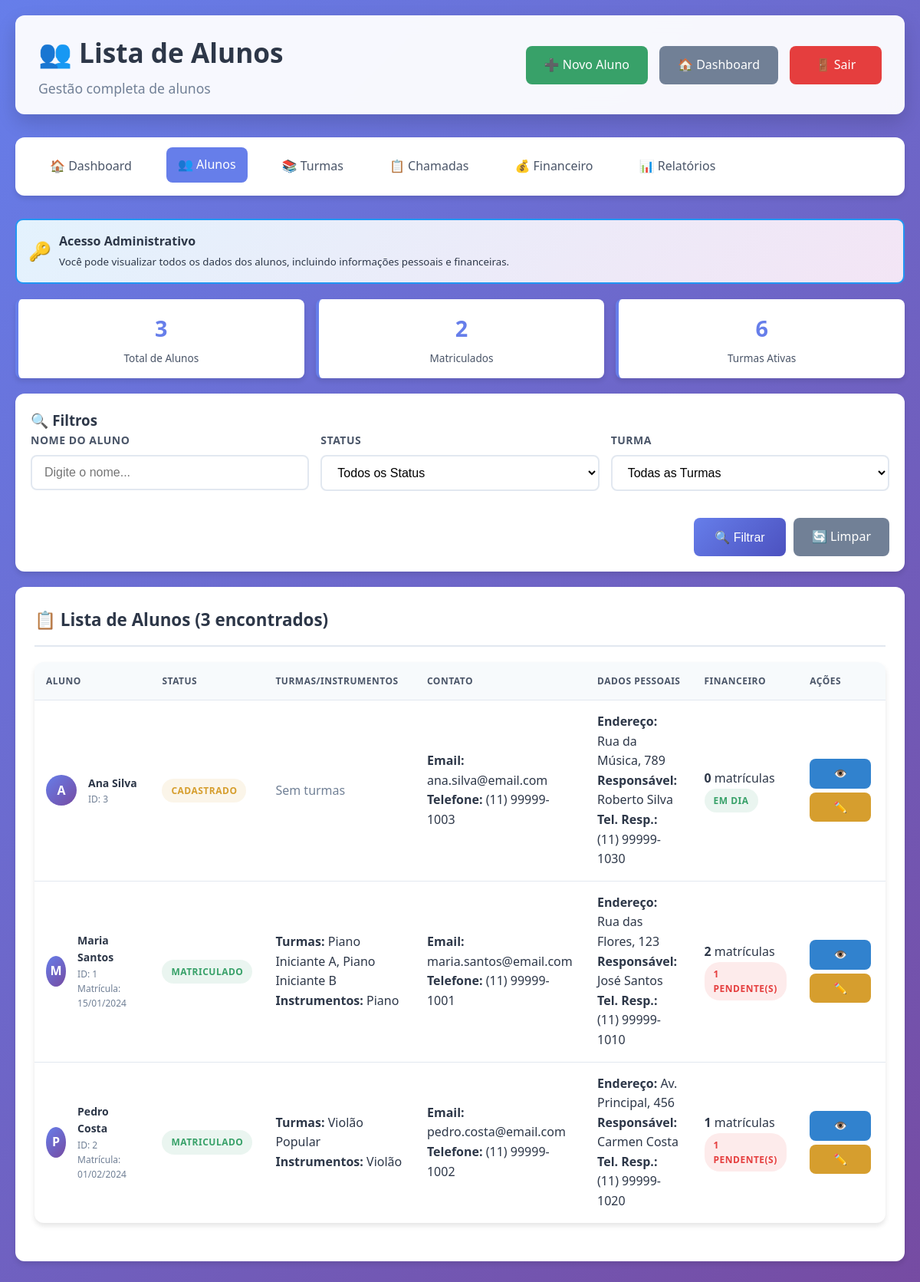
The page /admin/alunos.php (signed in) on the database its author committed.
### tables this page shows
CREATE TABLE alunos (
    id INT AUTO_INCREMENT PRIMARY KEY,
    usuario_id INT UNIQUE,
    nome VARCHAR(100) NOT NULL,
    email VARCHAR(100) UNIQUE NOT NULL,
    telefone VARCHAR(20),
    data_nascimento DATE,
    endereco TEXT,
    responsavel_nome VARCHAR(100),
    responsavel_telefone VARCHAR(20),
    status ENUM('Cadastrado', 'Matriculado', 'Suspenso', 'Inativo') DEFAULT 'Cadastrado',
    data_matricula DATE,
    observacoes TEXT,
    FOREIGN KEY (usuario_id) REFERENCES usuarios(id) ON DELETE SET NULL
);

### config/auth.php (called while the page is built, shortened)
<?php
function getUsuarioLogado() {
    return [
        'id' => $_SESSION['usuario_id'],
        'nome' => $_SESSION['nome'],
        'tipo' => $_SESSION['tipo'],
        'email' => $_SESSION['email']
    ];
}
?>

### admin/alunos.php (the view, shortened to what this page needs)
<?php
require_once '../config/auth.php';
$db = getDB();
$usuario = getUsuarioLogado();
$is_admin = ($usuario['tipo'] === 'administrador');
$is_professor = ($usuario['tipo'] === 'professor');
$filtro_nome = $_GET['nome'] ?? '';
$where_conditions = ["a.status != 'Inativo'"];
$params = [];
$where_clause = implode(' AND ', $where_conditions);
if ($is_admin) {
    $sql = "
        SELECT DISTINCT
            a.*,
            GROUP_CONCAT(DISTINCT t.nome SEPARATOR ', ') as turmas,
            GROUP_CONCAT(DISTINCT i.nome SEPARATOR ', ') as instrumentos,
            COUNT(DISTINCT m.id) as total_matriculas,
            COUNT(DISTINCT CASE WHEN men.status IN ('Pendente', 'Atrasado') THEN men.id END) as mensalidades_pendentes
        FROM alunos a
        LEFT JOIN matriculas m ON a.id = m.aluno_id AND m.status = 'Ativa'
        LEFT JOIN turmas t ON m.turma_id = t.id
        LEFT JOIN instrumentos i ON t.instrumento_id = i.id
        LEFT JOIN mensalidades men ON m.id = men.matricula_id
        LEFT JOIN professores prof ON t.professor_id = prof.id
        WHERE $where_clause
        GROUP BY a.id
        ORDER BY a.nome ASC
    ";
}
$stmt = $db->prepare($sql);
$stmt->execute($params);
$alunos = $stmt->fetchAll();
if ($is_professor) {
    $stmt = $db->prepare("
        SELECT t.* FROM turmas t
        JOIN professores p ON t.professor_id = p.id
        WHERE t.ativa = 1 AND p.email = ?
        ORDER BY t.nome
    ");
    $stmt->execute([$usuario['email']]);
} else {
    $stmt = $db->query("SELECT * FROM turmas WHERE ativa = 1 ORDER BY nome");
}
$turmas = $stmt->fetchAll();
$stmt = $db->query("SELECT COUNT(*) as total FROM alunos WHERE status = 'Matriculado'");
$alunos_matriculados = $stmt->fetch()['total'];
?>
<!DOCTYPE html>
<html lang="pt-BR">
<head>
    <link rel="stylesheet" href="../assets/css/style.css">
</head>
<body>
    <div class="container-fluid">
        <div class="header">
            <div>
                <h1>👥 Lista de Alunos</h1>
                <p class="subtitle">
                    <?= $is_admin ? 'Gestão completa de alunos' : 'Visualização de alunos e presença' ?>
                </p>
            </div>
            <div class="header-actions">
                <?php if ($is_admin): ?>
                    <a href="alunos_novo.php" class="btn btn-success">➕ Novo Aluno</a>
                <?php endif; ?>
                <a href="../dashboard.php" class="btn btn-secondary">🏠 Dashboard</a>
                <a href="../logout.php" class="btn btn-danger">🚪 Sair</a>
            </div>
        </div>
        <nav class="navbar">
            <ul>
                <li><a href="../dashboard.php">🏠 Dashboard</a></li>
                <?php if ($is_admin): ?>
                    <li><a href="alunos.php" class="active">👥 Alunos</a></li>
                    <li><a href="turmas.php">📚 Turmas</a></li>
                    <li><a href="chamadas.php">📋 Chamadas</a></li>
                    <li><a href="financeiro.php">💰 Financeiro</a></li>
                    <li><a href="relatorios.php">📊 Relatórios</a></li>
                <?php else: ?>
                    <li><a href="alunos.php" class="active">👥 Meus Alunos</a></li>
                    <li><a href="chamadas.php">📋 Chamadas</a></li>
                <?php endif; ?>
            </ul>
        </nav>
        <div class="access-info <?= $is_professor ? 'professor' : '' ?>">
            <?php if ($is_admin): ?>
                <span style="font-size: 1.5em;">🔑</span>
                <div>
                    <strong>Acesso Administrativo</strong><br>
                    <small>Você pode visualizar todos os dados dos alunos, incluindo informações pessoais e financeiras.</small>
                </div>
            <?php endif; ?>
        </div>
        <div class="quick-stats">
            <div class="quick-stat">
                <span class="quick-stat-number"><?= count($alunos) ?></span>
                <div class="quick-stat-label">
                    <?= $is_professor ? 'Meus Alunos' : 'Total de Alunos' ?>
                </div>
            </div>
            <?php if ($is_admin): ?>
                <div class="quick-stat">
                    <span class="quick-stat-number"><?= $alunos_matriculados ?></span>
                    <div class="quick-stat-label">Matriculados</div>
                </div>
            <?php endif; ?>
            <div class="quick-stat">
                <span class="quick-stat-number"><?= count($turmas) ?></span>
                <div class="quick-stat-label">
                    <?= $is_professor ? 'Minhas Turmas' : 'Turmas Ativas' ?>
                </div>
            </div>
        </div>
        <div class="filters-card">
            <h3>🔍 Filtros</h3>
            <form method="GET" action="">
                <div class="filters-grid">
                    <div class="form-group">
                        <label for="nome">Nome do Aluno</label>
                        <input
                            type="text"
                            id="nome"
                            name="nome"
                            class="form-control"
                            placeholder="Digite o nome..."
                            value="<?= htmlspecialchars($filtro_nome) ?>"
                        >
                    </div>
                    <div class="form-group">
                        <label for="status">Status</label>
                        <select id="status" name="status" class="form-control">
                            <option value="">Todos os Status</option>
                        </select>
                    </div>
                    <div class="form-group">
                        <label for="turma">Turma</label>
                        <select id="turma" name="turma" class="form-control">
                            <option value="">Todas as Turmas</option>
                        </select>
                    </div>
                </div>
                <div style="display: flex; gap: 10px; justify-content: flex-end;">
                    <button type="submit" class="btn btn-primary">🔍 Filtrar</button>
                    <a href="alunos.php" class="btn btn-secondary">🔄 Limpar</a>
                </div>
            </form>
        </div>
        <div class="card">
            <div class="card-header">
                <h3>📋 Lista de Alunos (<?= count($alunos) ?> encontrados)</h3>
            </div>
            <div class="card-body">
                <?php if (empty($alunos)): ?>
                    <div style="text-align: center; padding: 40px; color: var(--text-muted);">
                        <div style="font-size: 3em; margin-bottom: 15px;">😔</div>
                        <h3>Nenhum aluno encontrado</h3>
                        <p>
                            <?= $is_professor ? 'Você não possui alunos nas suas turmas ou tente ajustar os filtros.' : 'Tente ajustar os filtros ou cadastre um novo aluno.' ?>
                        </p>
                    </div>
                <?php else: ?>
                    <div class="table-container">
                        <table class="table">
                            <thead>
                                <tr>
                                    <th>Aluno</th>
                                    <th>Status</th>
                                    <th>Turmas/Instrumentos</th>
                                    <th>Contato</th>
                                    <?php if ($is_admin): ?>
                                        <th>Dados Pessoais</th>
                                        <th>Financeiro</th>
                                        <th>Ações</th>
                                    <?php else: ?>
                                        <th>Frequência</th>
                                        <th>Presença (%)</th>
                                    <?php endif; ?>
                                </tr>
                            </thead>
                            <tbody>
                                <?php foreach ($alunos as $aluno): ?>
                                <tr>
                                    <td>
                                        <div class="student-info">
                                            <div class="student-avatar">
                                                <?= strtoupper(substr($aluno['nome'], 0, 1)) ?>
                                            </div>
                                            <div class="student-details">
                                                <h4><?= htmlspecialchars($aluno['nome']) ?></h4>
                                                <p>ID: <?= $aluno['id'] ?></p>
                                                <?php if ($aluno['data_matricula']): ?>
                                                    <p>Matrícula: <?= date('d/m/Y', strtotime($aluno['data_matricula'])) ?></p>
                                                <?php endif; ?>
                                            </div>
                                        </div>
                                    </td>
                                    <td>
                                        <span class="badge badge-<?=
                                            $aluno['status'] === 'Matriculado' ? 'success' :
                                            ($aluno['status'] === 'Cadastrado' ? 'warning' : 'danger')
                                        ?>">
                                            <?= htmlspecialchars($aluno['status']) ?>
                                        </span>
                                    </td>
                                    <td>
                                        <?php if ($aluno['turmas']): ?>
                                            <strong>Turmas:</strong> <?= htmlspecialchars($aluno['turmas']) ?><br>
                                            <strong>Instrumentos:</strong> <?= htmlspecialchars($aluno['instrumentos']) ?>
                                        <?php else: ?>
                                            <span style="color: var(--text-muted);">Sem turmas</span>
                                        <?php endif; ?>
                                    </td>
                                    <td>
                                        <strong>Email:</strong> <?= htmlspecialchars($aluno['email']) ?><br>
                                        <strong>Telefone:</strong> <?= htmlspecialchars($aluno['telefone'] ?? 'Não informado') ?>
                                    </td>
                                    <?php if ($is_admin): ?>
                                        <td>
                                            <?php if (!empty($aluno['endereco'])): ?>
                                                <strong>Endereço:</strong> <?= htmlspecialchars($aluno['endereco']) ?><br>
                                            <?php endif; ?>
                                            <?php if (!empty($aluno['responsavel_nome'])): ?>
                                                <strong>Responsável:</strong> <?= htmlspecialchars($aluno['responsavel_nome']) ?><br>
                                                <strong>Tel. Resp.:</strong> <?= htmlspecialchars($aluno['responsavel_telefone'] ?? 'N/I') ?>
                                            <?php else: ?>
                                                <span class="restricted-data">Sem responsável cadastrado</span>
                                            <?php endif; ?>
                                        </td>
                                        <td class="text-center">
                                            <strong><?= $aluno['total_matriculas'] ?></strong> matrículas<br>
                                            <?php if ($aluno['mensalidades_pendentes'] > 0): ?>
                                                <span class="badge badge-danger">
                                                    <?= $aluno['mensalidades_pendentes'] ?> pendente(s)
                                                </span>
                                            <?php else: ?>
                                                <span class="badge badge-success">Em dia</span>
                                            <?php endif; ?>
                                        </td>
                                        <td>
                                            <div style="display: flex; gap: 5px; flex-wrap: wrap;">
                                                <a href="aluno_detalhes.php?id=<?= $aluno['id'] ?>" class="btn btn-info btn-sm" title="Ver Detalhes">
                                                    👁️
                                                </a>
                                                <a href="aluno_editar.php?id=<?= $aluno['id'] ?>" class="btn btn-warning btn-sm" title="Editar">
                                                    ✏️
                                                </a>
                                            </div>
                                        </td>
                                    <?php endif; ?>
                                </tr>
                                <?php endforeach; ?>
                            </tbody>
                        </table>
                    </div>
                <?php endif; ?>
            </div>
        </div>
    </div>
</body>
</html>

### admin/alunos.php (style rules this page uses)
.access-info { background: linear-gradient(135deg, #e3f2fd, #f3e5f5); border: 2px solid #2196f3; border-radius: 10px; padding: 15px; margin-bottom: 20px; display: flex; align-items: center; gap: 10px; }
.filters-card { background: var(--bg-white); padding: 20px; border-radius: var(--border-radius); box-shadow: var(--shadow); margin-bottom: 20px; }
.filters-grid { display: grid; grid-template-columns: repeat(auto-fit, minmax(200px, 1fr)); gap: 15px; margin-bottom: 15px; }
.student-avatar { width: 40px; height: 40px; border-radius: 50%; background: linear-gradient(135deg, var(--primary-color), var(--secondary-color)); display: flex; align-items: center; justify-content: center; color: white; font-weight: bold; font-size: 16px; }
.student-info { display: flex; align-items: center; gap: 15px; }
.student-details h4 { margin: 0; color: var(--text-primary); font-size: 14px; }
.student-details p { margin: 0; color: var(--text-muted); font-size: 12px; }
.quick-stats { display: grid; grid-template-columns: repeat(auto-fit, minmax(150px, 1fr)); gap: 15px; margin-bottom: 20px; }
.quick-stat { background: var(--bg-white); padding: 15px; border-radius: 8px; text-align: center; box-shadow: var(--shadow); border-left: 4px solid var(--primary-color); }
.quick-stat-number { font-size: 1.8em; font-weight: bold; color: var(--primary-color); display: block; }
.quick-stat-label { color: var(--text-secondary); font-size: 0.85em; margin-top: 5px; }

### rows shown on the page
alunos: nome "A", nome "Ana Silva", id "3", status "CADASTRADO", shows "Sem turmas", email "ana.silva@email.com", telefone "(11) 99999-1003", endereco "Rua da Música, 789", responsavel_nome "Roberto Silva", responsavel_telefone "(11) 99999-1030", total_matriculas "0", shows "EM DIA"
alunos: nome "M", nome "Maria Santos", id "1", data_matricula "15/01/2024", status "MATRICULADO", turmas "Piano Iniciante A, Piano Iniciante B", instrumentos "Piano", email "maria.santos@email.com", telefone "(11) 99999-1001", endereco "Rua das Flores, 123", responsavel_nome "José Santos", responsavel_telefone "(11) 99999-1010", total_matriculas "2", mensalidades_pendentes "1"
alunos: nome "P", nome "Pedro Costa", id "2", data_matricula "01/02/2024", status "MATRICULADO", turmas "Violão Popular", instrumentos "Violão", email "pedro.costa@email.com", telefone "(11) 99999-1002", endereco "Av. Principal, 456", responsavel_nome "Carmen Costa", responsavel_telefone "(11) 99999-1020", total_matriculas "1", mensalidades_pendentes "1"

### other values the page prints
count($alunos) "3"
$alunos_matriculados "2"
count($turmas) "6"
